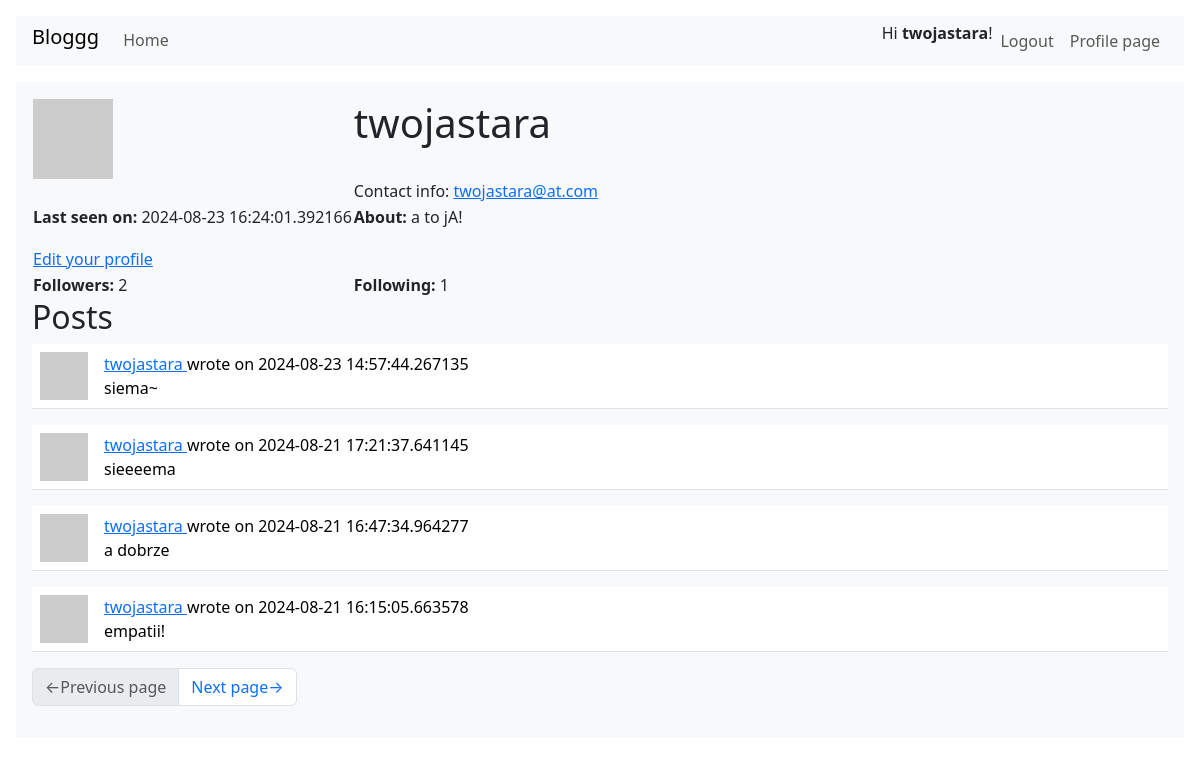
The page /user/twojastara (signed in) on the database as committed earlier.
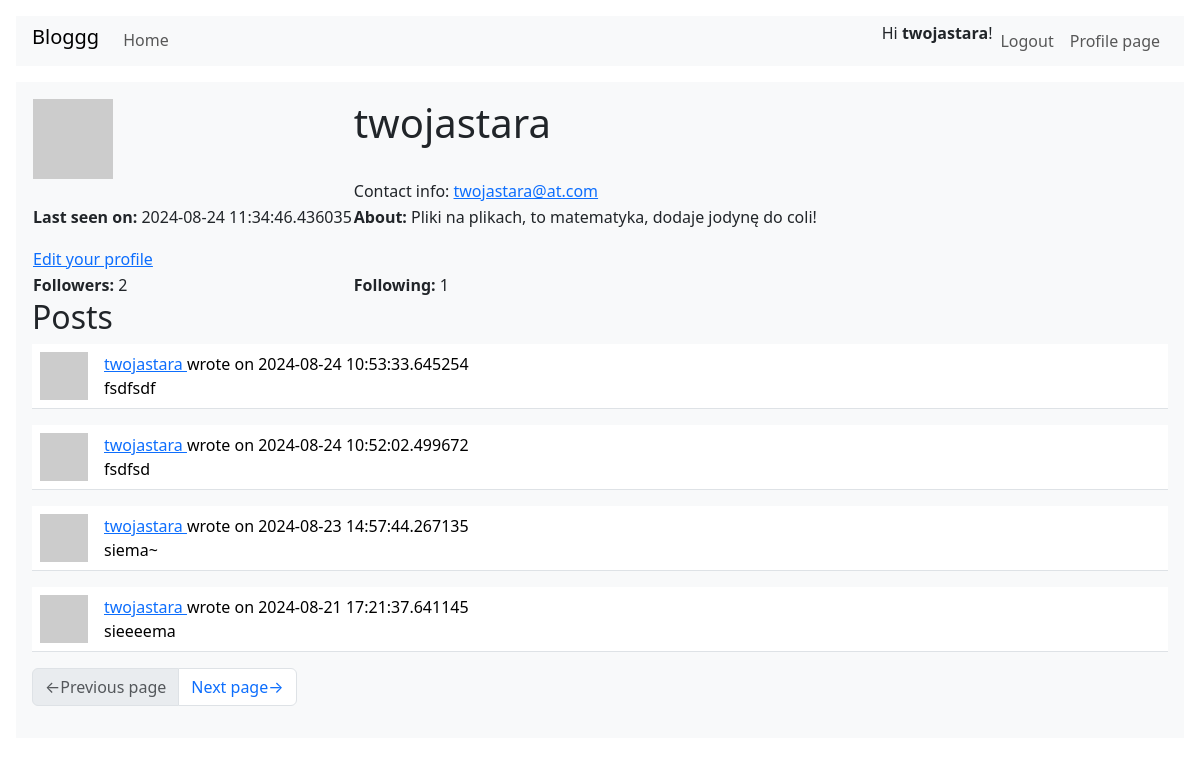
The same page on the database as committed later.
### webapp/models.py (models this page shows, shortened)
class User(UserMixin, db.Model):
    id:         sqo.Mapped[int] = sqo.mapped_column(primary_key=True)
    username:   sqo.Mapped[str] = sqo.mapped_column(sqa.String(64), index=True, unique=True)
    email:      sqo.Mapped[str] = sqo.mapped_column(sqa.String(128), index=True, unique=True)
    hashed_pass:sqo.Mapped[Optional[str]] = sqo.mapped_column(sqa.String(256))
    about:      sqo.Mapped[Optional[str]] = sqo.mapped_column(sqa.String(4096))
    last_seen:  sqo.Mapped[Optional[datetime]] = sqo.mapped_column(default=lambda: datetime.now(timezone.utc))
    posts:      sqo.WriteOnlyMapped['Post'] = sqo.relationship(back_populates='author')
    followers:  sqo.WriteOnlyMapped['User'] = sqo.relationship(
        secondary=followers_table, primaryjoin=(followers_table.c.followed_id == id),
        secondaryjoin=(followers_table.c.follower_id == id), back_populates='following'
    )
    following:   sqo.WriteOnlyMapped['User'] = sqo.relationship(
        secondary=followers_table, primaryjoin=(followers_table.c.follower_id == id),
        secondaryjoin=(followers_table.c.followed_id == id), back_populates='followers'
    )
    def avatar(self, size):
        hash = md5((self.username+self.email+str(2384129234)).encode('utf-8')).hexdigest()
        return f'https://www.gravatar.com/avatar/{hash}?d=identicon&s={size}'
    def followers_counter(self):
        query = sqa.select(sqa.func.count()).select_from(self.followers.select().subquery())
        return db.session.scalar(query)
    def following_counter(self):
        query = sqa.select(sqa.func.count()).select_from(self.following.select().subquery())
        return db.session.scalar(query)
    def get_posts_query(self):
        return self.posts.select().order_by(Post.timestamp.desc())

class Post(db.Model):
    id:         sqo.Mapped[int] = sqo.mapped_column(primary_key=True)
    user_id:    sqo.Mapped[int] = sqo.mapped_column(sqa.ForeignKey(User.id), index=True)
    timestamp:  sqo.Mapped[datetime] = sqo.mapped_column(index=True, default=lambda: datetime.now(timezone.utc))
    title:      sqo.Mapped[str] = sqo.mapped_column(sqa.String(64), index=True)
    body:       sqo.Mapped[str] = sqo.mapped_column(sqa.String(4096))
    author:     sqo.Mapped[User] = sqo.relationship(back_populates='posts')

### webapp/routes.py (the view)
@app.route('/user/<username>')
@login_required
def user_page(username):
    user = db.first_or_404(sqa.select(User).where(username == User.username))
    form = EmptyForm()
    page = request.args.get('page', 1, type=int)
    query = user.get_posts_query()
    posts = db.paginate(query, page=page, per_page=app.config['POSTS_PER_PAGE'], error_out=False)
    next_url = url_for('user_page', username=username, page=posts.next_num) if posts.has_next else None
    prev_url = url_for('user_page', username=username, page=posts.prev_num) if posts.has_prev else None
    return render_template('user_page.html', title=f'User {username}',
                           user=user, form=form, posts=posts, next_url=next_url, prev_url=prev_url)

### webapp/models.py (called while the page is built)
@login.user_loader
def load_user(id):
    return db.session.get(User, int(id))

### webapp/routes.py (called while the page is built)
@app.before_request
def before_request():
    if current_user.is_authenticated:
        current_user.last_seen = datetime.now(timezone.utc)
        db.session.commit()

### webapp/templates/user_page.html (shortened to what this page needs)
{% extends "base.html" %}
{% block content %}
<table>
    <tr valign="top">
        <td><img src="{{ user.avatar(128) }}"></td>
        <td>
            <h1>{{ user.username }}</h1>
            <br>
            Contact info: <a href="mailto:{{ user.email }}">{{ user.email }}</a>
        </td>
    </tr>
    <tr>
        {% if user.last_seen %}
        <td>
            <p><b>Last seen on: </b>{{ user.last_seen }}</p>
        </td>
        {% endif %}
        {% if user.about %}
        <td>
            <p><b>About: </b>{{ user.about }}</p>
        </td>
        {% endif %}
    </tr>
    <tr>
        {% if user == current_user %}
        <td>
            <a href="{{ url_for('edit_profile_page') }}">Edit your profile</a>
        </td>
        {% endif %}
    </tr>
    <tr>
        <td>
            <b>Followers:</b> {{ user.followers_counter() }}
        </td>
        <td>
            <b>Following:</b> {{ user.following_counter() }}
        </td>
    </tr>
</table>
<h2>Posts</h2>
{% for post in posts %}
    {% include "sub_post.html" %}
{% endfor %}
{% include "sub_pagination.html" %}
{% endblock %}

### webapp/templates/base.html (shortened to what this page needs)
<!DOCTYPE html>
{% import "macro_form_field.html" as macro_form %}
{% import "macro_submit_field.html" as macro_submit %}
<html>
<head>
    <link href="/bootstrap" rel="stylesheet">
</head>
<body>
    <nav class="navbar navbar-expand bg-light m-3 px-3 py-1">
        <div class="d-flex flex-grow-1">
            <span class="navbar-brand h1">Bloggg</span>
            <ul class="navbar-nav">
                <li class="nav-item">
                    <a class="nav-link" href="{{ url_for('index_page') }}">Home</a>
                </li>
            </ul>
        </div>
        <div style="d-flex">
            <ul class="navbar-nav">
            {% if current_user.is_anonymous %}
                <li class="nav-item">
                    <a class="nav-link" href="{{ url_for('login_page') }}">Login</a>
                </li>
                <li class="nav-item">
                    <a class="nav-link" href="{{ url_for('registration_page') }}">Register</a>
                </li>
            {% else %}
                <li class="nav-item">
                    Hi <b>{{ current_user.username }}</b>!
                </li>
                <li class="nav-item">
                    <a class="nav-link" href="{{ url_for('logout_page') }}">Logout</a>
                </li>
                <li class="nav-item">
                    <a class="nav-link" href="{{ url_for('user_page', username=current_user.username) }}">Profile page</a>
                </li>
            {% endif %}
            </ul>
        </div>
    </nav>
    <div class="container-fluid m-0 px-3">
        <div class="container-fluid m-0 p-3 bg-light">
        {% block content %} {% endblock %}
        </div>
    </div>
</body>
</html>

### webapp/templates/sub_post.html
<table class="table table-hover">
    <tr>
        <td width="64px">
            <a href="{{ url_for('user_page', username=post.author.username) }}">
                <img src="{{ post.author.avatar(64) }}" class="img-fluid">
            </a>
        </td>
        <td>
            <a href="{{ url_for('user_page', username=post.author.username) }}">
                {{ post.author.username }}
            </a>
            wrote on {{ post.timestamp }}
            <br>
            {{ post.body }}
        </td>
    </tr>
</table>

### webapp/templates/sub_pagination.html
<nav aria-label="Post navigation">
    <ul class="pagination">
        <li class="page-item{% if not prev_url %} disabled {% endif %}">
            <a class="page-link" href="{{ prev_url }}">
                <span aria-hidden="true">&larr;</span>Previous page
            </a>
        </li>
        <li class="page-item{% if not next_url %} disabled {% endif %}">
            <a class="page-link" href="{{ next_url }}">
                Next page<span aria-hidden="true">&rarr;</span>
            </a>
        </li>
    </ul>
</nav>

Rows that differ between the two databases and show on the page:
no longer on this page (row unchanged): Post: author.username "twojastara", timestamp "2024-08-21 16:47:34.964277", body "a dobrze"
no longer on this page (row unchanged): Post: author.username "twojastara", timestamp "2024-08-21 16:15:05.663578", body "empatii!"
changed User "twojastara": last_seen "2024-08-23 16:24:01.392166" → "2024-08-24 11:34:46.436035"; about "a to jA!" → "Pliki na plikach, to matematyka, dodaje jodynę do coli!"
added Post: author.username "twojastara", timestamp "2024-08-24 10:53:33.645254", body "fsdfsdf"
added Post: author.username "twojastara", timestamp "2024-08-24 10:52:02.499672", body "fsdfsd"
